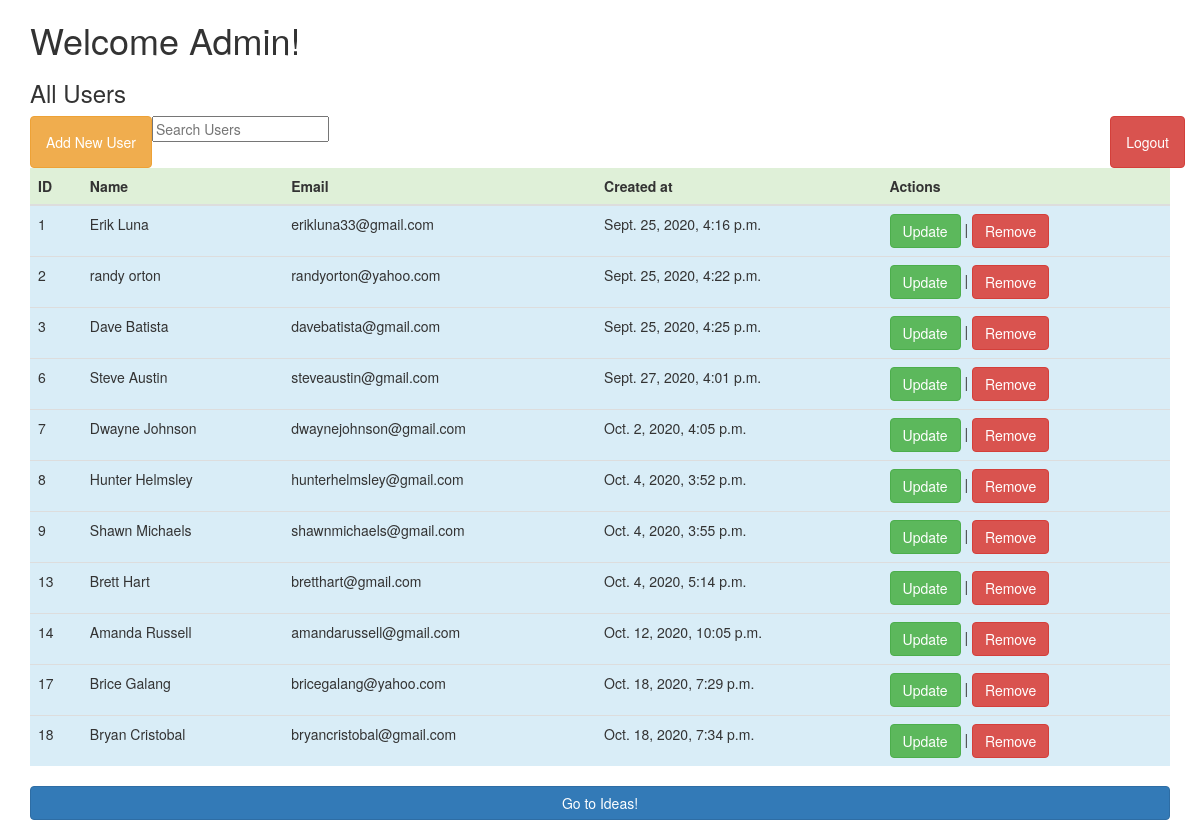
The page /dashboard (signed in) on the database its author committed.
### app_one/models.py (models this page shows)
class User(models.Model):
    first_name = models.CharField(max_length=255)
    last_name = models.CharField(max_length=255)
    email = models.CharField(max_length=255)
    password = models.CharField(max_length=60)
    user_level = models.IntegerField()
    created_at = models.DateTimeField(auto_now_add=True)
    updated_at = models.DateTimeField(auto_now=True)
    objects = UserManager()

### app_one/views.py (the view)
# urls.py: path('dashboard', views.dashboard),
def dashboard(request):
    if 'user_id' not in request.session:
        return redirect('/')
    user = User.objects.filter(id=request.session['user_id'])
    if not user:
        return redirect('/')
    context = {
        'all_users': User.objects.all(),
    }
    if user[0].user_level !=9:
        return render(request,'dashboard.html', context)
    else:
        return render(request,'dashboard_admin.html', context)

### app_one/templates/dashboard_admin.html (shortened to what this page needs)
<!DOCTYPE html>
<html lang="en">
<head>
    <link rel="stylesheet" href="https://maxcdn.bootstrapcdn.com/bootstrap/3.4.1/css/bootstrap.min.css">
</head>
<body>
    <div class="container">
    <h1>Welcome Admin!</h1>
    <h3>All Users</h3>
    <ul class="nav navbar-nav">
        <li><a href="/add_user_page" class="btn btn-warning">Add New User</a></li>
    </ul>
    <ul class="nav navbar-nav navbar-right">
        <li><a href="/logout" class="btn btn-danger">Logout</a></li>
    </ul>
    <input id="myInput" type="text" placeholder="Search Users">
    <table class="table">
        <thead>
            <tr class="success">
                <th>ID</th>
                <th>Name</th>
                <th>Email</th>
                <th>Created at</th>
                <th>Actions</th>
            </tr>
        </thead>
        <tbody id="myTable">
            {% for user in all_users %}
            <tr class="info">
                <td>{{ user.id }}</td>
                <td>{{ user.first_name }} {{ user.last_name }}</a></td>
                <td>{{ user.email }}</td>
                <td>{{ user.created_at }}</td>
                <td><a href="/user/update/{{user.id}}" class="btn btn-success" role="button">Update</a> | <a href="/delete/{{user.id}}" class="btn btn-danger">Remove</a></td>
            </tr>
            {% endfor %}
        </tbody>
    </table>
    <a href="/ideas" class="btn btn-primary btn-block">Go to Ideas!</a>
    </div>
</body>
</html>

### rows shown on the page
User: id "1", first_name "Erik", last_name "Luna", email "erikluna33@gmail.com", created_at "Sept. 25, 2020, 4:16 p.m."
User: id "2", first_name "randy", last_name "orton", email "randyorton@yahoo.com", created_at "Sept. 25, 2020, 4:22 p.m."
User: id "3", first_name "Dave", last_name "Batista", email "davebatista@gmail.com", created_at "Sept. 25, 2020, 4:25 p.m."
User: id "6", first_name "Steve", last_name "Austin", email "steveaustin@gmail.com", created_at "Sept. 27, 2020, 4:01 p.m."
User: id "7", first_name "Dwayne", last_name "Johnson", email "dwaynejohnson@gmail.com", created_at "Oct. 2, 2020, 4:05 p.m."
User: id "8", first_name "Hunter", last_name "Helmsley", email "hunterhelmsley@gmail.com", created_at "Oct. 4, 2020, 3:52 p.m."
User: id "9", first_name "Shawn", last_name "Michaels", email "shawnmichaels@gmail.com", created_at "Oct. 4, 2020, 3:55 p.m."
User: id "13", first_name "Brett", last_name "Hart", email "bretthart@gmail.com", created_at "Oct. 4, 2020, 5:14 p.m."
User: id "14", first_name "Amanda", last_name "Russell", email "amandarussell@gmail.com", created_at "Oct. 12, 2020, 10:05 p.m."
User: id "17", first_name "Brice", last_name "Galang", email "bricegalang@yahoo.com", created_at "Oct. 18, 2020, 7:29 p.m."
User: id "18", first_name "Bryan", last_name "Cristobal", email "bryancristobal@gmail.com", created_at "Oct. 18, 2020, 7:34 p.m."
